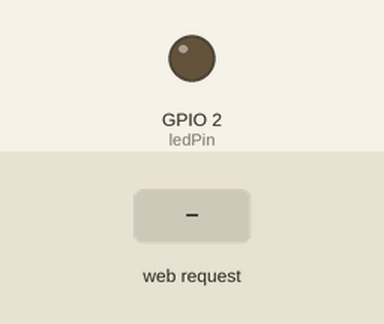
A sketch run on a simulated ESP8266 (NodeMCU). Shown: output pins drawn as LEDs (lit = HIGH). The test bench sets the inputs (shaded band). WiFi joins after 1.5 s; servers stay silent unless stated; what the sketch prints to the serial monitor is not drawn.

Above: at 2.7 s.
2.8 s: HTTP request GET /led?state=off received
At 3.8 s:
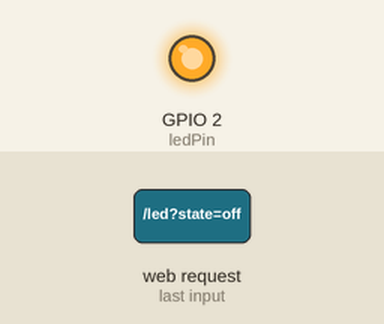
4.3 s: HTTP request GET /led?state=on received
At 4.9 s:
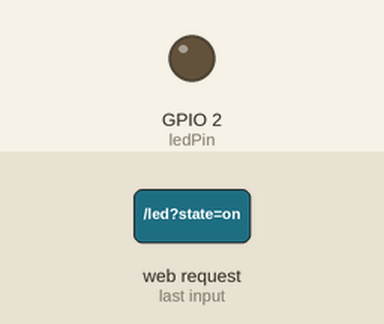
Timing chart, 0 to 7.3 s (numbered marks = the images above; inputs shaded):
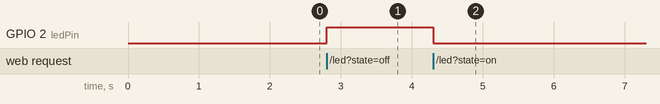

Measured:
- after the input at 2.8 s, GPIO 2 (ledPin): LOW → HIGH at once
- after the input at 4.3 s, GPIO 2 (ledPin): HIGH → LOW at once

The sketch:

beagy07_Webszerver-fetch___asynawait.ino
```cpp
//-//Webszerver, fetch(), async/await
#include <ESP8266WiFi.h>
#include <ESP8266WebServer.h>

const char* ssid = "BIR_WIFI";
const char* password = "OeBir2019";

ESP8266WebServer server(80);
const int ledPin = LED_BUILTIN;
bool ledState = false;

const char MAIN_page[] PROGMEM = R"rawliteral(
<!DOCTYPE html>
<html>
   <meta charset="UTF-8">
   <head>
      <meta name="viewport" content="width=device-width, initial-scale=1">
      <title>LED vezérlés</title>
      <style>
         body {text-align: center; font-family: Arial; margin: 40px;}
         h1 {color: #333;}
         button {background: #202a66; color: white; border: none;
         padding: 10px 20px; font-size: 16px; border-radius: 5px;
         cursor: pointer;}
         .button:hover {background: #000940;}
      </style>
   </head>
   <body>
      <h1>ESP8266 LED Vezérlés</h1>
      <button class="button" onclick="toggleLED('on')">LED BE</button>
      <button class="button" onclick="toggleLED('off')">LED KI</button>
      <p>ADC állapot: <span id="adcStatus">N/A</span></p>
      <hr>
      <input type="number" id="num1" placeholder="Első szám">
      <input type="number" id="num2" placeholder="Második szám">
      <p>Összeg: <span id="sumRes">N/A</span></p>
      <p>Szorzat: <span id="mulRes">N/A</span></p>
      <button class="button" onclick="calculate()">
      PARAMÉTEREK LEKÉRDEZÉSE
      </button>
      <script>
         //általános státuszt lekezelő függvény
         function handleResponseStatus(response){
             console.log("Válasz státusz:", response.status);
             return response.text();
         }

         //általános hibát lekezelő függvény
         function handleError(error){
             console.error("Hiba történt:", error);
         }

         //LED vezérlő
         function toggleLED(state){
           let url = '/led?state=' + state;
           fetch(url)
             .then(handleResponseStatus)	//szerver státusz kiírása
             .then(getTogleLEDResponse)		//adat feldolgozás
             .catch(handleError);			//hibakezelés
         }
         //LED response data feldolgozó
         function getTogleLEDResponse(data){
         console.log("Szerver válasz:", data);
         }

         //aszinkron lekérdezés
         async function calculate(){
         try{
             //érték beolvas
             let num1value = document.getElementById('num1').value;
             let num2value = document.getElementById('num2').value;

             if (num1value === "" || num2value === ""){
                 alert("Add meg mindkét számot!");
                 return;
             }

             //query építés
             let params = new URLSearchParams({ num1: num1value, num2: num2value});
             let url = `/calculate?${params.toString()}`;

             //kérés indítás
             let response = await fetch(url);

             console.log("HTTP státusz: ", response.status);

             //visszakapott adat jsonné konvertálása
             let data = await response.json();

             console.log("Kapott adatt:", data);

             //kapott adat megjelenítése
             document.getElementById("sumRes").innerHTML = data.sumRes;
             document.getElementById("mulRes").innerHTML = data.mulRes;

         } catch (error){
           console.error("Hiba történt:", error.message);
         }
         }

         function getADCState(){
         let url = '/adc';
           fetch(url)
             .then(handleResponseStatus)
             .then(getADCResponse)
             .catch(handleError);
         }

         function getADCResponse(data){
         document.getElementById("adcStatus").innerHTML = data;
         console.log("Szerver válasz -> ADC érték:", data);
         }

         function startAutoFetch(){
         setInterval(() => {
           getADCState();
         }, 2000);
         }

         document.addEventListener("DOMContentLoaded", startAutoFetch);

      </script>
   </body>
</html>
)rawliteral";

void handleRoot() {
  server.send_P(200, "text/html", MAIN_page);
}

void handleAdc() {
  int adc = analogRead(A0);
  server.send(200, "text/plain", String(adc));
}

void handleLED() {
  if (server.hasArg("state")) {
    String state = server.arg("state");
    if (state == "on") {
      digitalWrite(ledPin, LOW);
      ledState = true;
    } else if (state == "off") {
      digitalWrite(ledPin, HIGH);
      ledState = false;
    }
    server.send(200, "text/plain", "LED " + state);
  } else {
    server.send(400, "text/plain", "Hiányzó paraméter");
  }
}

void handleCalculate() {
  if (server.hasArg("num1") && server.hasArg("num2")) {
    int num1 = server.arg("num1").toInt();
    int num2 = server.arg("num2").toInt();
    int sumResValue = num1 + num2;
    int mulResValue = num1 * num2;
    char jsonResponse[100];
    sprintf(jsonResponse, "{\"sumRes\": %d, \"mulRes\": %d}", sumResValue, mulResValue);
    //String jsonResponse = {\"param1\":\"" + ()param1 + "\", \"param2\"" + param2 + "\"}";
    server.send(200, "application/json", jsonResponse);
  } else {
    server.send(400, "application/json", "{\"error\":\"Missing parameters\"}");
  }
}

void setup() {
  pinMode(ledPin, OUTPUT);
  digitalWrite(ledPin, LOW);

  Serial.begin(115200);
  WiFi.begin(ssid, password);
  Serial.println("Csatlakozás Wi-Fi hálózathoz...");

  while (WiFi.status() != WL_CONNECTED) {
    delay(500);
    Serial.print(".");
  }

  Serial.println("Csatlakozva!");
  Serial.print("IP cím: ");
  Serial.println(WiFi.localIP());

  server.on("/", handleRoot);
  server.on("/led", handleLED);
  server.on("/adc", handleAdc);
  server.on("/calculate", handleCalculate);

  server.begin();
  Serial.println("Webszerver elindult.");
}

void loop() {
  server.handleClient();
}
```
